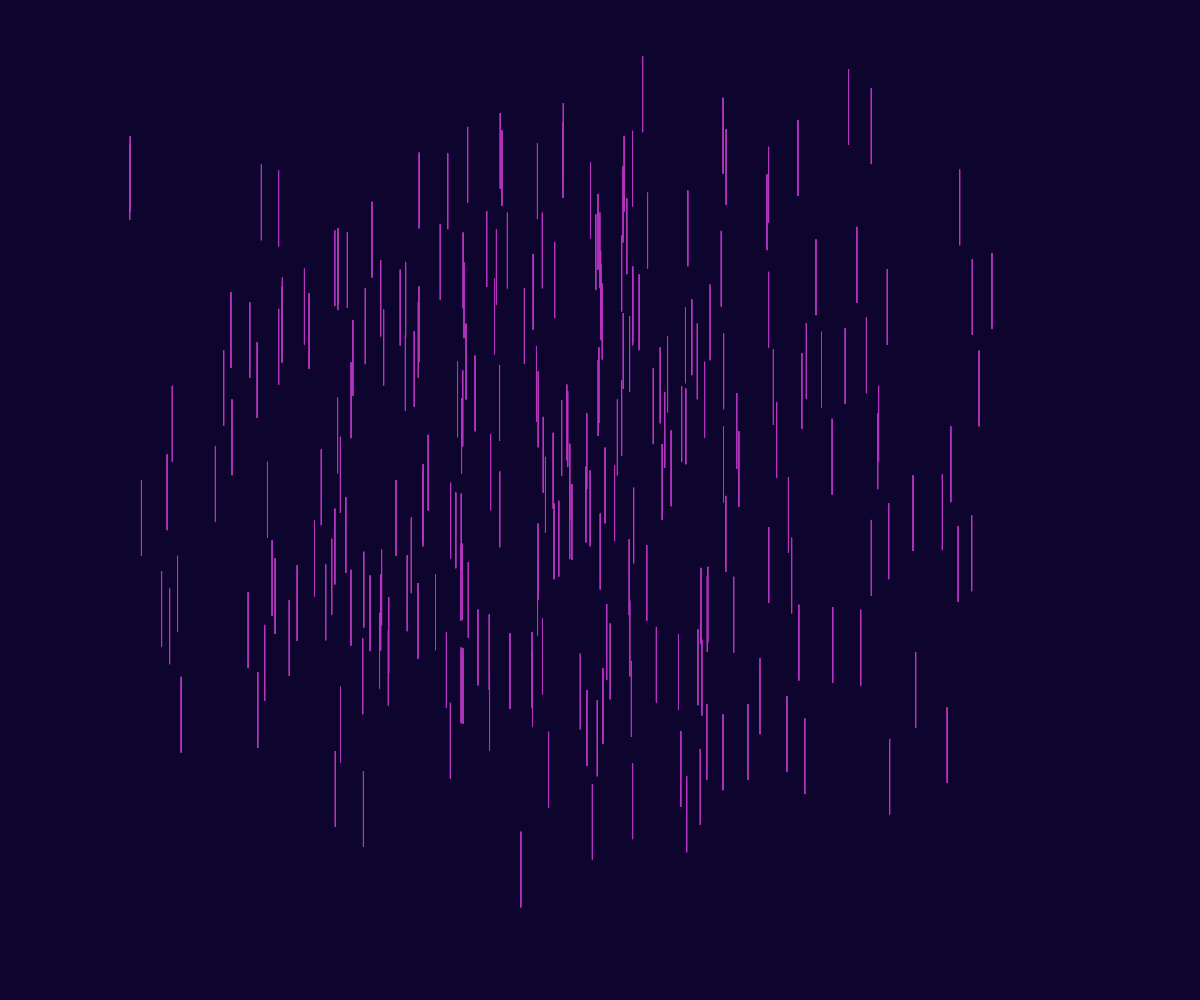
Frame 1 (no input)
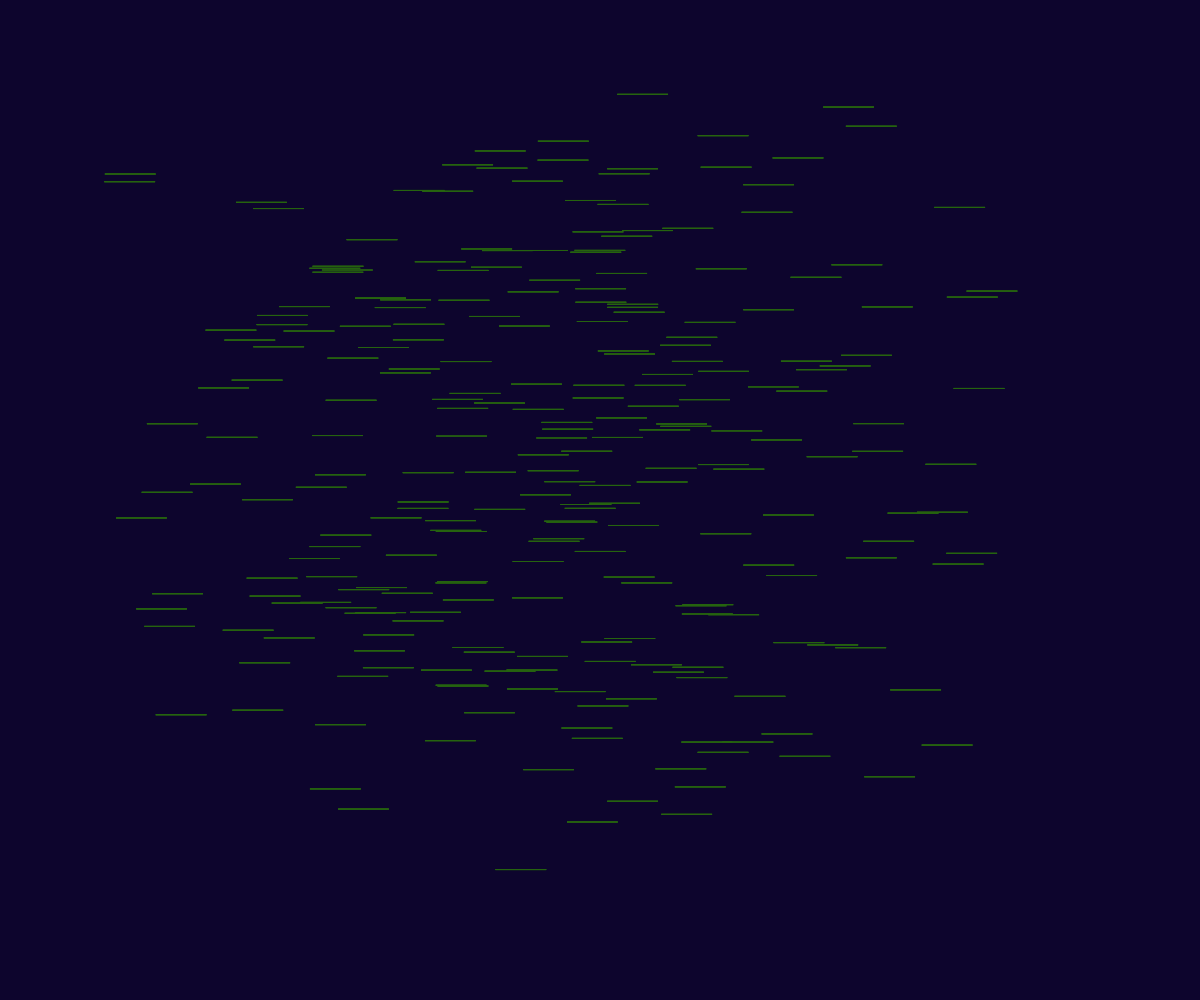
Frame 60 (no input)
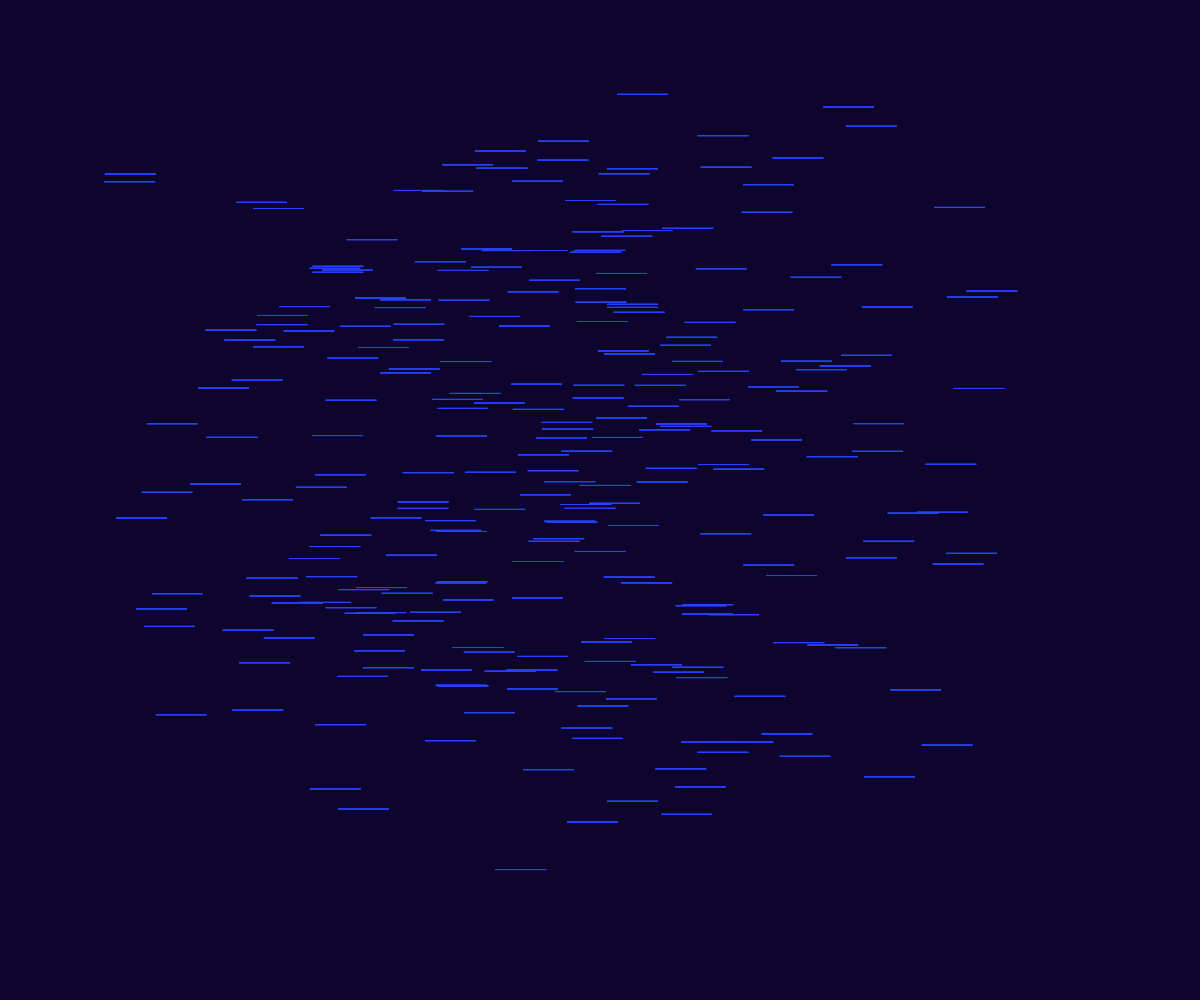
Frame 120 (the mouse pressed at the canvas centre since frame 60)

The p5.js sketch that drew these frames (run headless with seeded random() and noise() and a simulated clock; from frame 60 on, the mouse is pressed at the canvas centre):

// p5.js sketch
// ── sketch.js
function setup(){
  createCanvas (windowWidth, windowHeight);
}

function draw() {
  background (13, 5, 45);
  stroke(random(255), random(255), random(255));
  let counter = 0;
  while(counter < 1000){
  mouliStar(noise(1, counter)*width, noise(2, counter)*height, 50, 75); //commande qui sert à dire à la fct draw de dessiner la fct mouliStar. Si met pas ça, elle s'exécute pas
counter ++;
  }
}

function mouliStar(x, y, w, h) {
  push();
  translate (x, y); //change le centre e l'étoile
  if(frameCount%5==0) { //frameCount "modulo"(%) 5
    //si frameCount est divisible par 5 (veut dire que ça donne 0)
    line(-w/2, 0, w/2, 0); //line(x, y, x, y)
}else{
    line(0, -h/2, 0, h/2);
  }
  pop();
}
